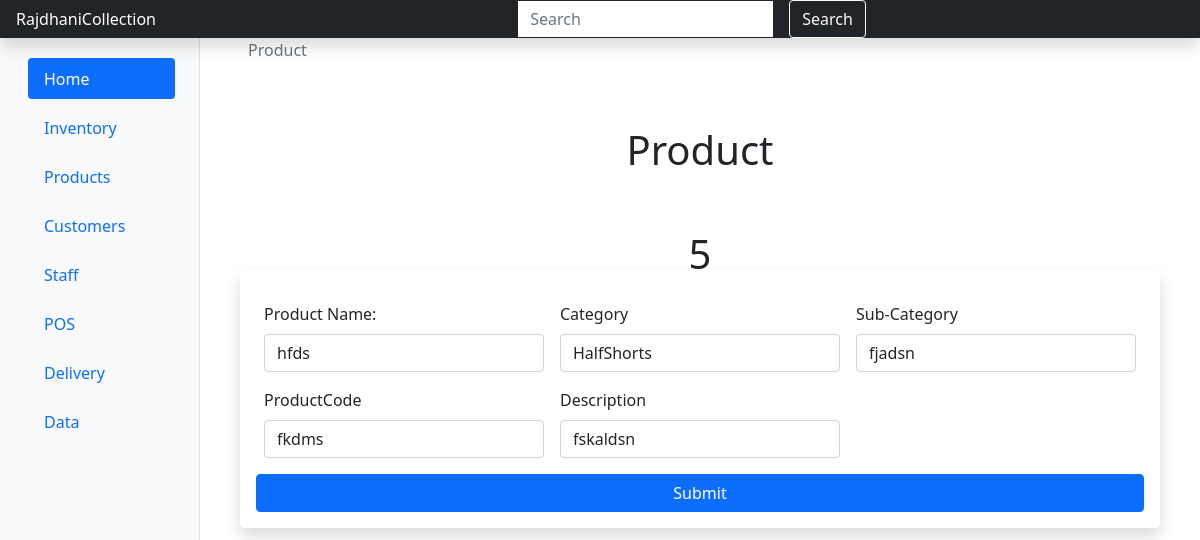
Page /updateproduct/5 on the committed database.
### app/models.py (models this page shows, shortened)
class Product(models.Model):
    productname=models.CharField(max_length=100)
    category=models.CharField(max_length=50)
    subcategory=models.CharField(max_length=50)
    desc=models.CharField(max_length=100)
    productcode=models.CharField(max_length=50)

### app/views.py (the view)
# urls.py: path('updateproduct/<int:id>',views.updateproduct, name="updateproduct" ),
def updateproduct(request,id):
     inc=Product.objects.get(pk=id)
     data=Product.objects.all()
     context={
        'inc':inc,
        'view':data
     }
     return render(request,'updateproduct.html',context)

### template/updateproduct.html (shortened to what this page needs)
{% load static %}
<!doctype html>
<html lang="en">
  <head>
    <link href="{% static 'css/bootstrap.min.css' %}" rel="stylesheet">
  </head>
  <body>
    {% include 'navigation.html' %}
    <main class="col-md-9 ms-sm-auto col-lg-10 px-md-4">
<div class="container">
  <nav aria-label="breadcrumb">
    <ol class="breadcrumb">
      <li class="breadcrumb-item active" aria-current="page">Product</li>
    </ol>
  </nav>
  <h1 class="text-center pt-5">Product</h1>
  {% if inc %}
  <h1 class="text-center pt-5">{{ inc.id }}</h1>
  <form method="POST" action="{% url 'edit_product' inc.id %}" class="row g-3 shadow p-3 mb-5 bg-body-tertiary rounded">
    <div class="col-md-4">
      <label for="exampleInputPassword1" class="form-label">Product Name:</label>
      <input type="text" class="form-control" id="exampleInputPassword1" name="pname" value="{{ inc.productname }}">
    </div>
    <div class="col-md-4">
      <label for="exampleInputPassword1" class="form-label">Category</label>
      <input type="text" class="form-control" id="exampleInputPassword1" name="cat" value="{{ inc.category }}">
    </div>
    <div class="col-md-4">
      <label for="exampleInputPassword1" class="form-label">Sub-Category</label>
      <input type="text" class="form-control" id="exampleInputPassword1" name="subcat" value="{{ inc.subcategory }}">
    </div>
    <div class="col-md-4">
      <label for="exampleInputPassword1" class="form-label">ProductCode</label>
      <input type="text" class="form-control" id="exampleInputPassword1" name="pcode" value="{{ inc.productcode }}">
    </div>
    <div class="col-md-4">
      <label for="exampleInputPassword1" class="form-label">Description</label>
      <input type="text" class="form-control" id="exampleInputPassword1" name="desc" value="{{ inc.desc }}">
    </div>
    <button type="submit" class="btn btn-primary" name="submit">Submit</button>
  </form>
  {% endif %}
</div>
  </main>
  </body>
</html>

### rows in the picture
Product: id "5", pname "hfds", cat "HalfShorts", subcat "fjadsn", pcode "fkdms", desc "fskaldsn"
